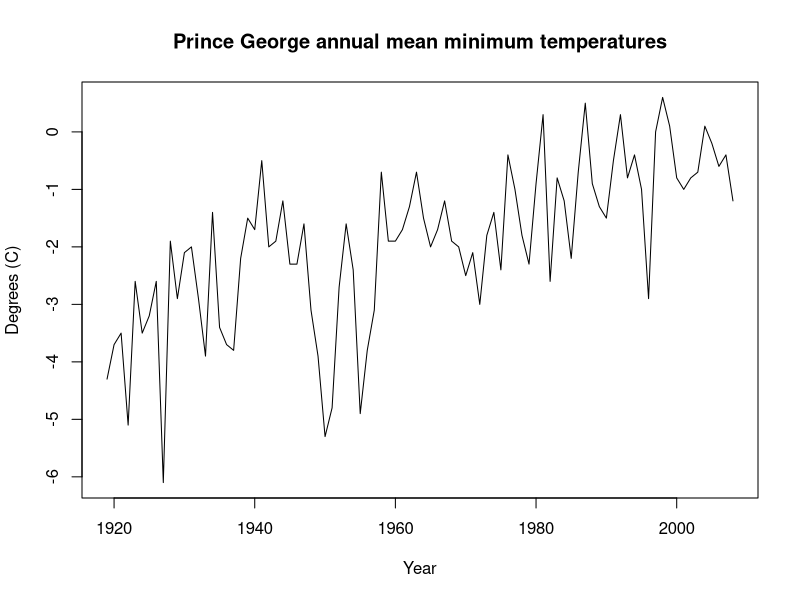
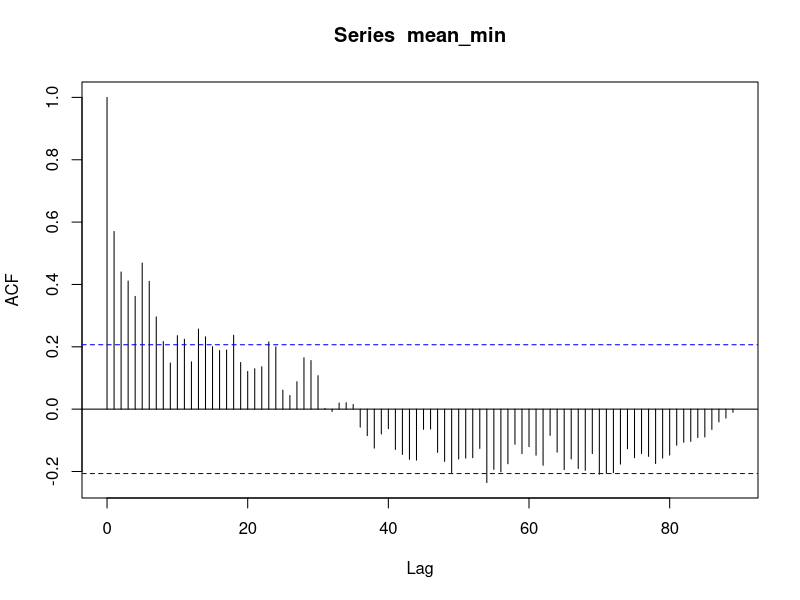
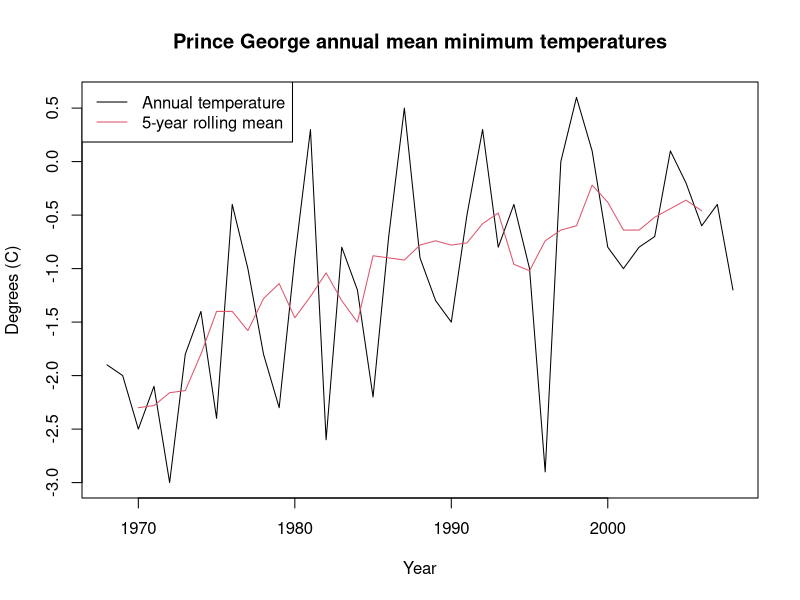
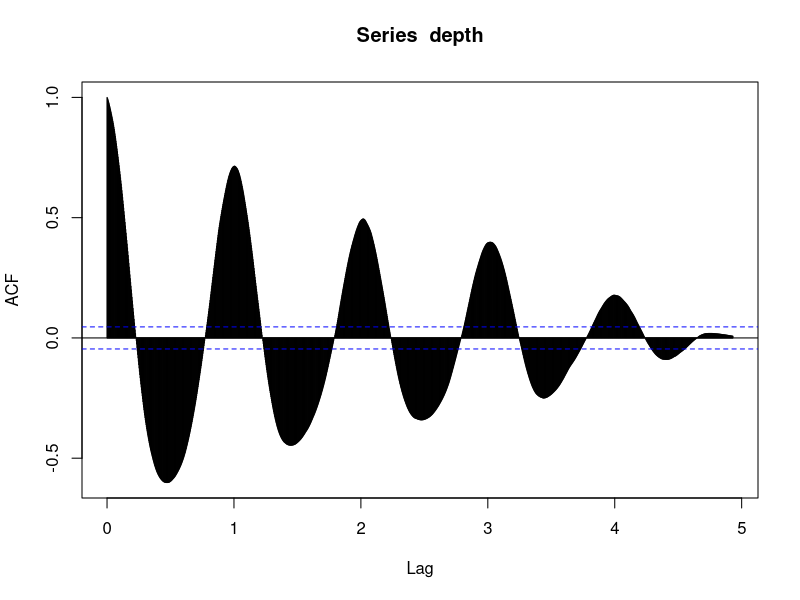
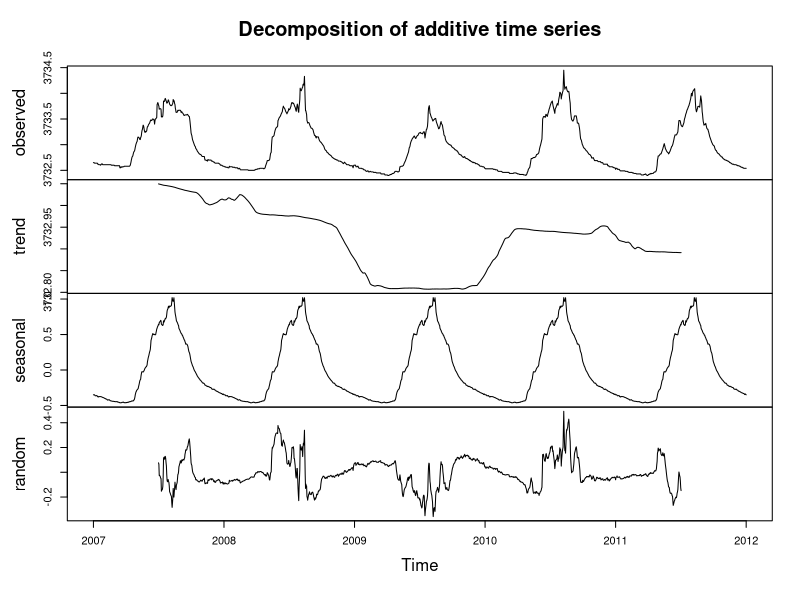
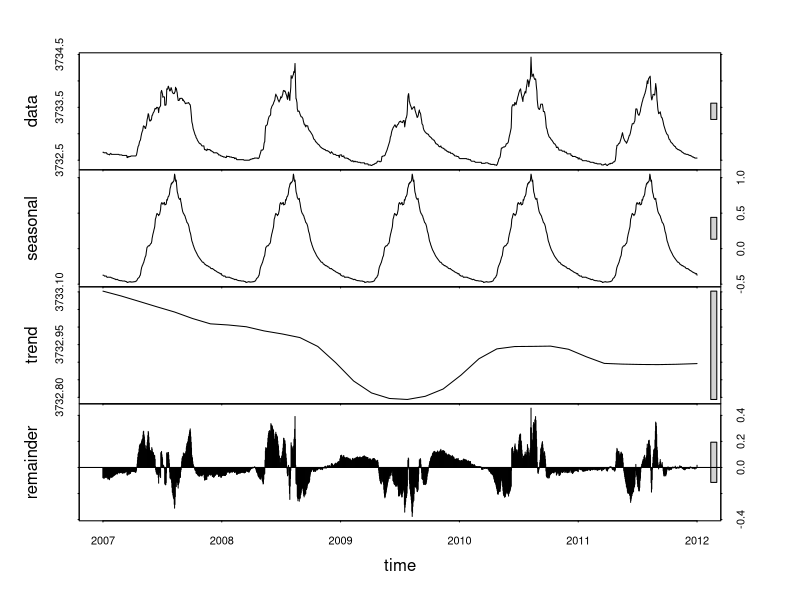

R code for these plots, in order:
## ---- chunk 1
knitr::opts_chunk$set(echo = TRUE)
setwd("C:/Users/dsder/OneDrive/Desktop/STAT_443/Lab_2")
library(zoo)
## ---- chunk 2
# read in and plot the data
temperature_data <- read.csv("dataTempPG.csv", header = TRUE)
mean_min <-
  ts(temperature_data$Annual,
     start = c(1919, 1),
     frequency = 1)
plot(mean_min,
     main = "Prince George annual mean minimum temperatures",
     xlab = "Year",
     ylab = "Degrees (C)")
## ---- chunk 3
# plot acf function
acf(mean_min, lag.max = 89)
## ---- chunk 4
# plot 5-year rolling mean on top of 1968 to 2008 window
mean_min_1968_2008 <- window(mean_min, start = 1968, end = 2008)
plot(mean_min_1968_2008,
     main = "Prince George annual mean minimum temperatures",
     xlab = "Year",
     ylab = "Degrees (C)")
lines(rollmean(mean_min_1968_2008, k = 5), col = 2)
legend(
  "topleft",
  legend = c("Annual temperature", "5-year rolling mean"),
  lty = 1,
  col = c(1, 2)
)
## ---- chunk 5
# read in data and plot acf
lake_data <- read.csv("LakeLevels.csv", header = TRUE)
depth <-
  ts(lake_data$LakeLevel,
     start = c(2007, 1),
     frequency = 365)
acf(depth, lag.max = 1800)
## ---- chunk 6
# plot moving average decomposition
depth_decomp <- decompose(depth, type = "additive")
plot(depth_decomp)
## ---- chunk 7
# plot loess decomposition
depth_loess <- stl(depth, s.window = "periodic")
plot(depth_loess)
